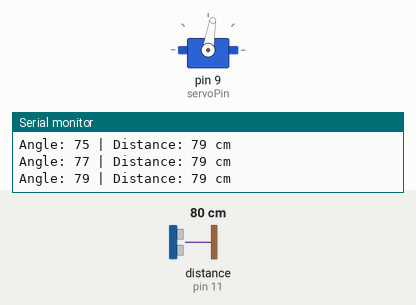
Bench run of a sketch on a simulated Arduino Uno, built with avr-gcc and run on an emulated ATmega328P. On the bench: servo, the last lines printed to the serial monitor. Wiring (inferred from the names in the program): ultrasonic range finder: trigger pin 10; echo pin 11. The inputs (shaded band) are chosen by the test bench; at power-on: distance to the obstacle (sensor on pin 11) 80 cm. The echo pulse lasts 58.3 µs per cm.

Above: at 1.2 s.
1.3 s: distance to the obstacle (sensor on pin 11) set to 250 cm
At 3.11 s:
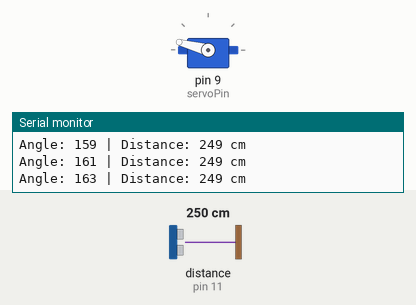
4.3 s: distance to the obstacle (sensor on pin 11) set to 2 cm
At 5.38 s:
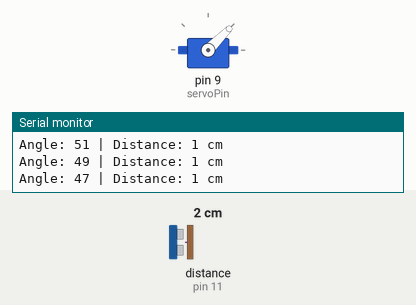
7.3 s: distance to the obstacle (sensor on pin 11) set to 35 cm
At 7.87 s:
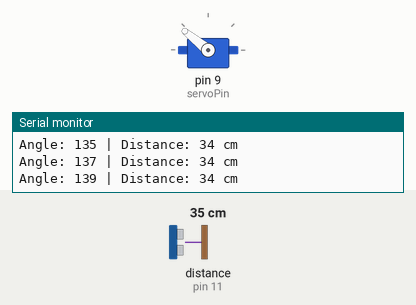
Timing chart, 0 to 16.3 s (numbered marks = the images above; inputs shaded):
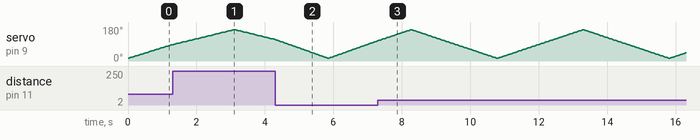

The sketch:

ultrasonic_radar.ino
```cpp
#include <Servo.h>

Servo radarServo;

const int trigPin = 10;
const int echoPin = 11;
const int servoPin = 9;

long duration;
int distance;

int calculateDistance() {

  digitalWrite(trigPin, LOW);
  delayMicroseconds(2);

  digitalWrite(trigPin, HIGH);
  delayMicroseconds(10);

  digitalWrite(trigPin, LOW);

  duration = pulseIn(echoPin, HIGH, 30000);

  if (duration == 0) {
    return 0;
  }

  distance = duration * 0.0343 / 2;

  return distance;
}

void setup() {

  pinMode(trigPin, OUTPUT);
  pinMode(echoPin, INPUT);

  radarServo.attach(servoPin);

  Serial.begin(9600);
}

void loop() {

  for (int angle = 15; angle <= 165; angle += 2) {

    radarServo.write(angle);
    delay(30);

    distance = calculateDistance();

    Serial.print("Angle: ");
    Serial.print(angle);
    Serial.print(" | Distance: ");
    Serial.print(distance);
    Serial.println(" cm");
  }

  for (int angle = 165; angle >= 15; angle -= 2) {

    radarServo.write(angle);
    delay(30);

    distance = calculateDistance();

    Serial.print("Angle: ");
    Serial.print(angle);
    Serial.print(" | Distance: ");
    Serial.print(distance);
    Serial.println(" cm");
  }
}
```
